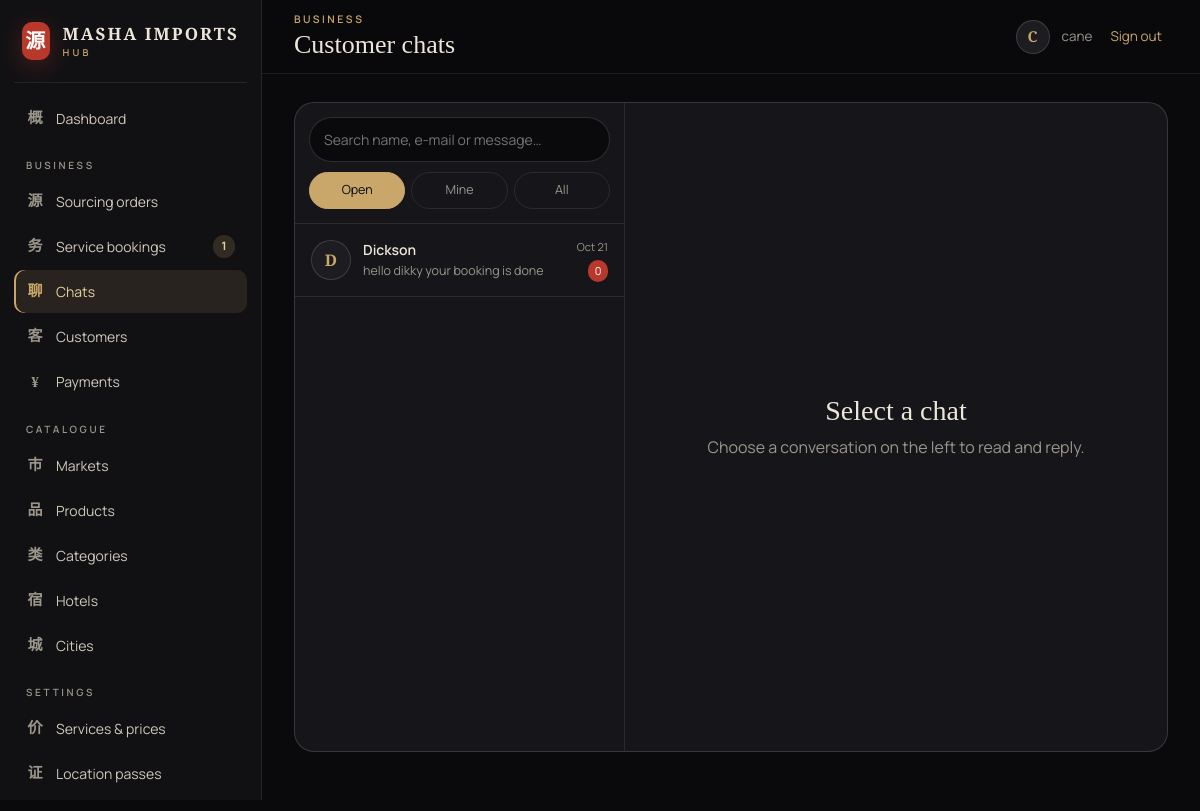
The page /inbox/ (signed in) on the database its author committed.
### support/models.py (models this page shows, shortened)
class Conversation(models.Model):
    customer = models.OneToOneField(settings.AUTH_USER_MODEL, on_delete=models.CASCADE, related_name="conversation")
    assigned_to = models.ForeignKey(
        settings.AUTH_USER_MODEL, on_delete=models.SET_NULL, null=True, blank=True, related_name="assigned_chats",
        limit_choices_to={"is_staff": True},
    )
    closed = models.BooleanField(default=False, help_text="Closed chats re-open automatically when the customer writes.")
    customer_unread = models.PositiveIntegerField(default=0)
    staff_unread = models.PositiveIntegerField(default=0)
    last_message_at = models.DateTimeField(null=True, blank=True, db_index=True)
    last_preview = models.CharField(max_length=140, blank=True)
    created = models.DateTimeField(auto_now_add=True)
    class Meta:
        ordering = ["-last_message_at"]
    @property
    def customer_name(self):
        return self.customer.get_full_name() or self.customer.username

### support/views.py (the view, shortened to what this page needs)
# urls.py: path("inbox/", views.inbox, name="inbox"),
@staff_member_required
def inbox(request, pk=None):
    convs = Conversation.objects.select_related("customer", "assigned_to").exclude(last_message_at=None)
    show = request.GET.get("show", "open")
    q = request.GET.get("q", "").strip()
    if show == "open":
        convs = convs.filter(closed=False)
    elif show == "mine":
        convs = convs.filter(assigned_to=request.user)
    if q:
        convs = convs.filter(
            Q(customer__username__icontains=q) | Q(customer__first_name__icontains=q)
            | Q(customer__email__icontains=q) | Q(messages__body__icontains=q)
        ).distinct()
    active = get_object_or_404(Conversation.objects.select_related("customer"), pk=pk) if pk else None
    context = {"conversations": convs[:100], "active": active, "show": show, "q": q}
    return render(request, "support/inbox.html", context)

### hub/context_processors.py (called while the page is built)
def site_settings(request):
    try:
        settings_obj = SiteSettings.load()
    except Exception:  # table not created yet (before migrate)
        settings_obj = None
    ctx = {"site_settings": settings_obj}
    user = getattr(request, "user", None)
    if user and user.is_authenticated and user.is_staff and request.path.startswith(("/hub", "/inbox")):
        ctx["hub_counts"] = {
            "orders": SourcingRequest.objects.filter(status=SourcingRequest.Status.PAID).count(),
            "services": ServiceOrder.objects.filter(status=ServiceOrder.Status.CONFIRMED).count(),
            "chats": Conversation.objects.aggregate(t=Sum("staff_unread"))["t"] or 0,
        }
    return ctx

### hub/models.py (called while the page is built)
    @classmethod
    def load(cls):
        obj = cache.get(CACHE_KEY)
        if obj is None:
            obj, _ = cls.objects.get_or_create(pk=1)
            cache.set(CACHE_KEY, obj, 60)
        return obj

### sourcing/context_processors.py (called while the page is built)
def platform(request):
    return {
        "SITE_NAME": settings.SITE_NAME,
        "SITE_TAGLINE": settings.SITE_TAGLINE,
        "SOURCING_FEE": settings.SOURCING_FEE,
        "location_access": has_location_access(request.user),
        "current_pass": Subscription.current_for(request.user),
    }

### sourcing/models.py (called while the page is built)
def has_location_access(user):
    return user.is_authenticated and (user.is_staff or Subscription.current_for(user) is not None)

    @classmethod
    def current_for(cls, user):
        if not user.is_authenticated:
            return None
        now = timezone.now()
        return cls.objects.filter(user=user, starts_at__lte=now, expires_at__gt=now).first()

### support/context_processors.py (called while the page is built)
def support(request):
    user = getattr(request, "user", None)
    if not user or not user.is_authenticated:
        return {}
    if user.is_staff:
        unread = Conversation.objects.aggregate(t=Sum("staff_unread"))["t"] or 0
        return {"support_unread": unread}
    conv = Conversation.objects.filter(customer=user).only("customer_unread").first()
    return {"chat_unread": conv.customer_unread if conv else 0}

### templates/support/inbox.html (shortened to what this page needs)
{% extends "hub/base.html" %}
{% block heading %}<small>Business</small>Customer chats{% endblock %}
{% block content %}
<div class="inbox">
      <aside class="inbox-list">
        <form class="inbox-filters" method="get">
          <input name="q" value="{{ q }}" placeholder="Search name, e-mail or message…" aria-label="Search chats">
          <div class="inbox-tabs">
            <a href="?show=open" class="{% if show == 'open' %}on{% endif %}">Open</a>
            <a href="?show=mine" class="{% if show == 'mine' %}on{% endif %}">Mine</a>
            <a href="?show=all" class="{% if show == 'all' %}on{% endif %}">All</a>
          </div>
        </form>
        <div class="inbox-items" data-inbox-items>
          {% for c in conversations %}
            <a class="inbox-item{% if active and c.pk == active.pk %} on{% endif %}" href="{% url 'support:inbox_thread' c.pk %}?show={{ show }}" data-conv="{{ c.pk }}">
              <span class="av">{{ c.customer_name|slice:":1"|upper }}</span>
              <span><b>{{ c.customer_name }}</b><small data-preview>{{ c.last_preview }}</small></span>
              <span class="when">{{ c.last_message_at|date:"M j" }}<br><span class="unread" data-unread {% if not c.staff_unread %}hidden{% endif %}>{{ c.staff_unread }}</span></span>
            </a>
          {% empty %}
            <div class="inbox-empty" style="padding:40px 20px"><b>No chats</b>When customers message you they'll appear here.</div>
          {% endfor %}
        </div>
      </aside>
      {% if active %}
      <div class="inbox-thread" data-chat data-autostart="2500" data-viewer="staff"
           data-list-url="{% url 'support:inbox_messages' active.pk %}" data-send-url="{% url 'support:inbox_send' active.pk %}">
        <div class="chat-head">
          <span class="seal" style="background:var(--panel-2);color:var(--gold);border:1px solid var(--line-2)">{{ active.customer_name|slice:":1"|upper }}</span>
          <div><b>{{ active.customer_name }}</b><small style="color:var(--muted)">{{ active.customer.email|default:"no e-mail" }}</small></div>
          <button class="btn btn-ghost" style="margin-left:auto;padding:9px 16px;font-size:12.5px" type="button" data-close-url="{% url 'support:inbox_close' active.pk %}" data-toggle-closed>{% if active.closed %}Re-open{% else %}Mark resolved{% endif %}</button>
        </div>
        <div class="chat-list" data-chat-list><div class="chat-empty" data-chat-empty>Loading…</div></div>
        <form class="chat-form" data-chat-form>
          <label class="chat-attach" title="Attach a photo or file">📎<input type="file" data-chat-file accept="image/*,.pdf,.doc,.docx,.xls,.xlsx,.csv,.txt"></label>
          <textarea data-chat-input rows="1" placeholder="Reply to {{ active.customer_name }}…  (Enter to send, Shift+Enter for a new line)" aria-label="Reply"></textarea>
          <button class="chat-send" type="submit" aria-label="Send">➤</button>
        </form>
        <div class="chat-meta"><span data-chat-file-name></span><span data-chat-error hidden></span></div>
      </div>
      <aside class="inbox-side">
        <h4>Customer</h4>
        <div class="row"><span>Username</span><b>{{ active.customer.username }}</b></div>
        <div class="row"><span>Joined</span><span>{{ active.customer.date_joined|date:"M j, Y" }}</span></div>
        <div class="row"><span>Total paid</span><b>${{ paid|floatformat:0 }}</b></div>
        <div class="row"><span>Location Pass</span><span>{% if pass and pass.is_active %}{{ pass.plan.name }} → {{ pass.expires_at|date:"M j" }}{% else %}None{% endif %}</span></div>
        <h4>Sourcing orders</h4>
        {% for o in orders %}<div class="row"><a href="{% url 'hub:order_detail' o.reference %}">{{ o.reference }} · {{ o.title|truncatechars:22 }}</a><span>{{ o.get_status_display|truncatechars:14 }}</span></div>
        {% empty %}<p class="muted">None yet.</p>{% endfor %}
        <h4>Services</h4>
        {% for s in services %}<div class="row"><a href="{% url 'hub:service_order_detail' s.pk %}">{{ s.service.name|truncatechars:26 }}</a><span>{{ s.get_status_display|truncatechars:12 }}</span></div>
        {% empty %}<p class="muted">None yet.</p>{% endfor %}
        <h4>Profile</h4>
        <p><a href="{% url 'hub:customer_detail' active.customer.pk %}">Open customer profile →</a></p>
      </aside>
      {% else %}
      <div class="inbox-empty" style="grid-column: span 2"><b>Select a chat</b>Choose a conversation on the left to read and reply.</div>
      {% endif %}
    </div>
{% endblock %}

### templates/hub/base.html (shortened to what this page needs)
{% load static %}<!doctype html>
<html lang="en">
<head>
  <link rel="stylesheet" href="{% static 'css/site.css' %}">
  <link rel="stylesheet" href="{% static 'support/chat.css' %}">
  <link rel="stylesheet" href="{% static 'hub/hub.css' %}">
</head>
<body class="hub-body">
{% with url=request.resolver_match.url_name key=request.resolver_match.kwargs.key %}
<aside class="hub-side" id="hub-side">
  <a href="{% url 'hub:dashboard' %}" class="hub-brand"><span class="brand-seal">源</span><span>{{ SITE_NAME }}<small>Hub</small></span></a>
  <nav>
    <a href="{% url 'hub:dashboard' %}" class="{% if url == 'dashboard' %}on{% endif %}"><i>概</i>Dashboard</a>
    <span class="hub-nav-h">Business</span>
    <a href="{% url 'hub:orders' %}" class="{% if 'order' in url and 'service' not in url %}on{% endif %}"><i>源</i>Sourcing orders{% if hub_counts.orders %}<b>{{ hub_counts.orders }}</b>{% endif %}</a>
    <a href="{% url 'hub:service_orders' %}" class="{% if 'service_order' in url %}on{% endif %}"><i>务</i>Service bookings{% if hub_counts.services %}<b>{{ hub_counts.services }}</b>{% endif %}</a>
    <a href="{% url 'support:inbox' %}" class="{% if 'inbox' in url %}on{% endif %}"><i>聊</i>Chats{% if hub_counts.chats %}<b class="red">{{ hub_counts.chats }}</b>{% endif %}</a>
    <a href="{% url 'hub:customers' %}" class="{% if 'customer' in url %}on{% endif %}"><i>客</i>Customers</a>
    <a href="{% url 'hub:payments' %}" class="{% if url == 'payments' %}on{% endif %}"><i>¥</i>Payments</a>
    <span class="hub-nav-h">Catalogue</span>
    <a href="{% url 'hub:resource_list' 'markets' %}" class="{% if key == 'markets' %}on{% endif %}"><i>市</i>Markets</a>
    <a href="{% url 'hub:resource_list' 'products' %}" class="{% if key == 'products' %}on{% endif %}"><i>品</i>Products</a>
    <a href="{% url 'hub:resource_list' 'categories' %}" class="{% if key == 'categories' %}on{% endif %}"><i>类</i>Categories</a>
    <a href="{% url 'hub:resource_list' 'hotels' %}" class="{% if key == 'hotels' %}on{% endif %}"><i>宿</i>Hotels</a>
    <a href="{% url 'hub:resource_list' 'cities' %}" class="{% if key == 'cities' %}on{% endif %}"><i>城</i>Cities</a>
    <span class="hub-nav-h">Settings</span>
    <a href="{% url 'hub:resource_list' 'services' %}" class="{% if key == 'services' %}on{% endif %}"><i>价</i>Services &amp; prices</a>
    <a href="{% url 'hub:resource_list' 'plans' %}" class="{% if key == 'plans' %}on{% endif %}"><i>证</i>Location passes</a>
    <a href="{% url 'hub:settings' %}" class="{% if url == 'settings' %}on{% endif %}"><i>设</i>Chat &amp; WhatsApp</a>
  </nav>
</aside>
{% endwith %}
<div class="hub-main">
  <header class="hub-top">
    <div class="hub-title">{% block heading %}{% endblock %}</div>
    <div class="hub-user">
      <span class="hub-avatar">{{ user.first_name|default:user.username|slice:":1"|upper }}</span>
      <span class="hub-user-name">{{ user.get_full_name|default:user.username }}</span>
      <form method="post" action="{% url 'accounts:logout' %}">{% csrf_token %}<button class="link" style="background:none;border:0;font:inherit;cursor:pointer">Sign out</button></form>
    </div>
  </header>
  <main class="hub-content">{% block content %}{% endblock %}</main>
</div>
</body>
</html>

### static/css/site.css (style rules this page uses)
:root { --ink: #0a0a0c; --ink-2: #111114; --panel: #16161a; --panel-2: #1c1c21; --line: rgba(236, 228, 214, .09); --line-2: rgba(236, 228, 214, .16); --text: #ece6da; --muted: #9b958a; --gold: #c9a76a; --gold-2: #e6cf9d; --cinnabar: #b8382c; --jade: #5f9c86; --radius: 18px; --ease: cubic-bezier(.2, .7, .1, 1); --serif: "Cormorant Garamond", "Noto Serif SC", Georgia, serif; --sans: "Manrope", system-ui, -apple-system, Segoe UI, sans-serif; --zh: "Noto Serif SC", "Songti SC", serif; color-scheme: dark; }
*, *::before, *::after { box-sizing: border-box; }
html { scroll-behavior: smooth; }
body { margin: 0; background: var(--ink); color: var(--text); font: 400 16px/1.65 var(--sans); -webkit-font-smoothing: antialiased; overflow-x: hidden; }
a { color: inherit; text-decoration: none; }
body::after { content: ""; position: fixed; inset: -50%; z-index: 999; pointer-events: none; opacity: .045; animation: grain 1.2s steps(6) infinite; }
.link { color: var(--gold); border-bottom: 1px solid transparent; transition: border-color .3s; }
.brand-seal { width: 42px; height: 42px; display: grid; place-items: center; border-radius: 10px; background: var(--cinnabar); color: #fff; font: 700 22px/1 var(--zh); box-shadow: 0 6px 24px rgba(184,56,44,.35); }

### static/support/chat.css (style rules this page uses)
.inbox { display: grid; grid-template-columns: 330px 1fr 290px; height: calc(100vh - 210px); min-height: 520px; border: 1px solid var(--line-2, rgba(236,228,214,.16)); border-radius: 20px; overflow: hidden; background: var(--panel, #16161a); }
.inbox-list { border-right: 1px solid var(--line, rgba(236,228,214,.09)); display: flex; flex-direction: column; min-height: 0; }
.inbox-filters { padding: 14px; border-bottom: 1px solid var(--line, rgba(236,228,214,.09)); display: grid; gap: 10px; }
.inbox-filters input { width: 100%; padding: 10px 14px; border-radius: 999px; border: 1px solid var(--line-2, rgba(236,228,214,.16)); background: var(--ink, #0a0a0c); color: var(--text, #ece6da); font: inherit; font-size: 14px; }
.inbox-tabs { display: flex; gap: 6px; }
.inbox-tabs a { flex: 1; text-align: center; padding: 7px; border-radius: 999px; font-size: 12.5px; color: var(--muted, #9b958a); border: 1px solid var(--line, rgba(236,228,214,.09)); }
.inbox-tabs a.on { background: var(--gold, #c9a76a); color: var(--ink, #0a0a0c); border-color: var(--gold, #c9a76a); }
.inbox-items { overflow-y: auto; flex: 1; }
.inbox-item { display: grid; grid-template-columns: 40px 1fr auto; gap: 12px; align-items: center; padding: 14px 16px; border-bottom: 1px solid var(--line, rgba(236,228,214,.09)); transition: background .3s; }
.inbox-item .av { width: 40px; height: 40px; border-radius: 50%; display: grid; place-items: center; background: var(--panel-2, #1c1c21); border: 1px solid var(--line-2, rgba(236,228,214,.16)); color: var(--gold, #c9a76a); font: 600 16px/1 var(--serif, Georgia, serif); }
.inbox-item b { display: block; font-weight: 600; font-size: 14px; color: var(--text, #ece6da); }
.inbox-item small { display: block; color: var(--muted, #9b958a); font-size: 12.5px; white-space: nowrap; overflow: hidden; text-overflow: ellipsis; max-width: 190px; }
.inbox-item .when { font-size: 11px; color: var(--muted, #9b958a); text-align: right; }
.inbox-item .unread { display: inline-block; margin-top: 4px; min-width: 20px; padding: 2px 6px; border-radius: 10px; background: var(--cinnabar, #b8382c); color: #fff; font-size: 11px; text-align: center; }
.inbox-empty { margin: auto; text-align: center; color: var(--muted, #9b958a); padding: 30px; }
.inbox-empty b { display: block; font: 500 28px/1.2 var(--serif, Georgia, serif); color: var(--text, #ece6da); margin-bottom: 6px; }

### rows shown on the page
Conversation: customer_name "D", customer_name "Dickson", last_preview "hello dikky your booking is done", last_message_at "Oct 21", staff_unread "0"

### other values the page prints
{{ SITE_NAME }} "MASHA IMPORTS"
{{ hub_counts.services }} "1"
{{ user.first_name|default:user.username|slice:":1"|upper }} "C"
{{ user.get_full_name|default:user.username }} "cane"
